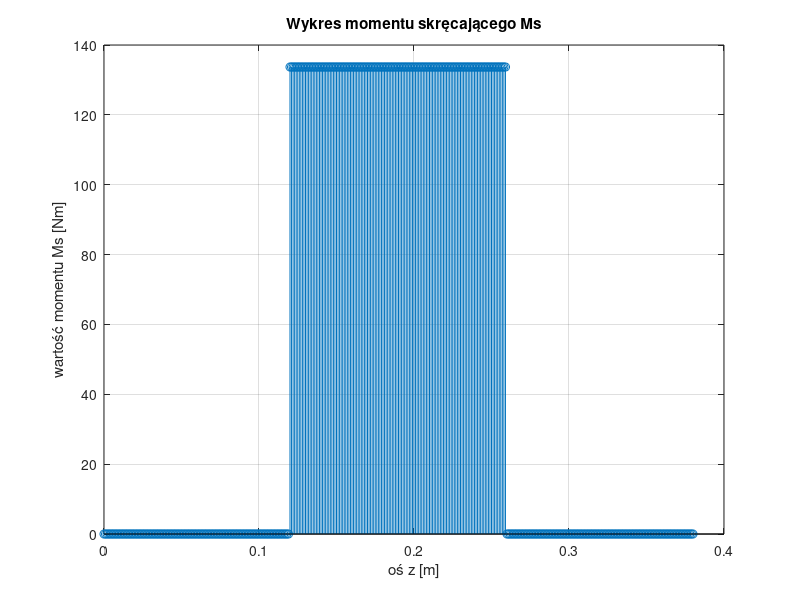
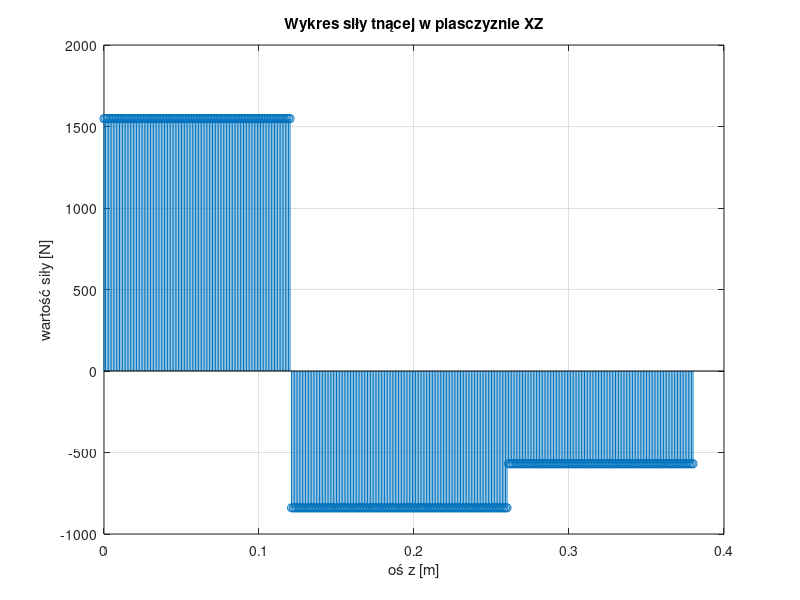
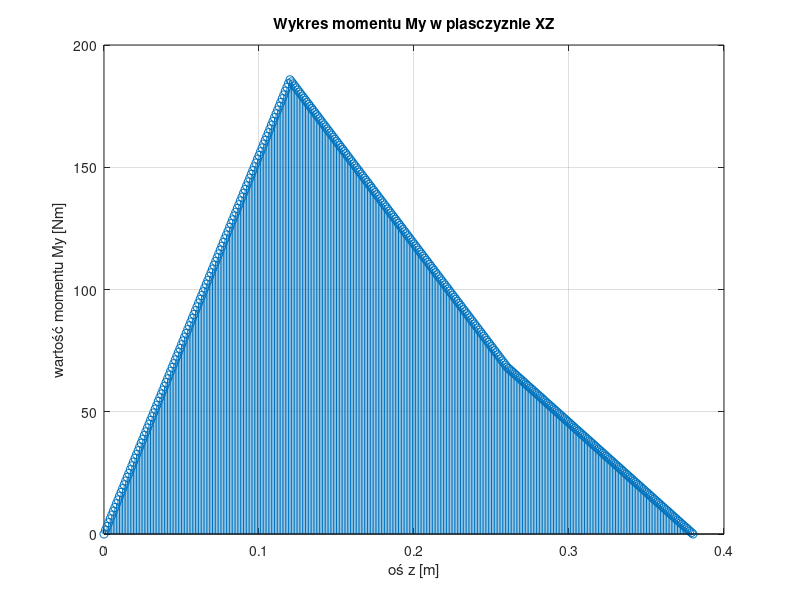
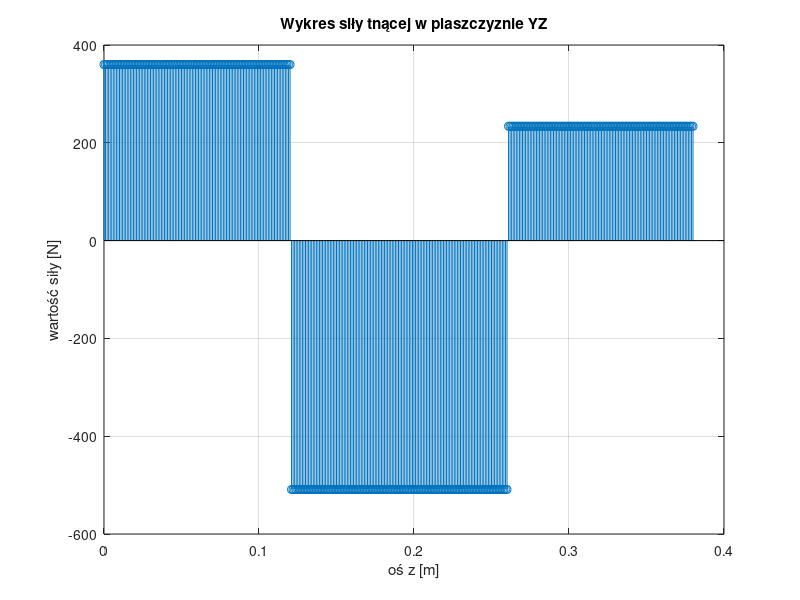

These figures' MATLAB source, in order:
clc
close all
clear all
%% dane
N=14;
a=0.12;
b=0.14;
c=0.12;
n=1000;
m=0.008;
z1=14;
z2=45;
beta=0;
alfa=20;
odAdoB=0:0.001:a;
odBdoC=a+0.001:0.001:a+b;
odCdoD=a+b+0.001:0.001:a+b+c;
x=0:0.001:a+b+c;
%% moment skrecajacy
Ms_pomiedzy=9550*N/n;
for o1=1:length(odAdoB)-1
    Ms1(o1)=0
    o1=o1+1
end
for o2=1:length(odBdoC)
    Ms2(o2)=Ms_pomiedzy
    o2=o2+1
end
for o3=1:length(odCdoD)+1
    Ms3(o3)=0
    o3=o3+1
end
Ms=[Ms1 Ms2 Ms3]
figure(1)
stem(x, Ms)
title('Wykres momentu skręcającego Ms')
xlabel('oś z [m]'), ylabel('wartość momentu Ms [Nm]')
grid on

%% srednice
d1=z1*m/cosd(beta);
d2=z2*m/cosd(beta);
%% sily obwodowe
F1x=2*Ms_pomiedzy/d1;
F2y=2*Ms_pomiedzy/d2;

%% sily promieniowe
F1y=F1x*tand(alfa)/cosd(beta);
F2x=F2y*tand(alfa)/cosd(beta);

%% sily osiowe
F1=F1x*tand(beta);
F2=F2y*tand(beta);

%% rekacje w XZ
Vd=(F1x*a-F2x*(a+b))/(a+b+c);
Va=F1x-Vd-F2x;

%% wykresy XZ
My1=Va.*odAdoB;
My2=Va.*odBdoC-F1x.*(odBdoC-a);
My3=Vd.*(a+b+c-odCdoD);
for i1=1:length(odAdoB)
    T1(i1)=Va
    i1=i1+1
end
for i2=1:length(odBdoC)
    T2(i2)=Va-F1x
    i2=i2+1
end
for i3=1:length(odCdoD)
    T3(i3)=-Vd
    i3=i3+1
end
T=[T1 T2 T3];
My=[My1 My2 My3];
figure(2)
stem(x,T)
title('Wykres siły tnącej w plasczyznie XZ')
xlabel('oś z [m]'), ylabel('wartość siły [N]')
grid on
figure(3)
stem(x, My)
title('Wykres momentu My w plasczyznie XZ')
xlabel('oś z [m]'), ylabel('wartość momentu My [Nm]')
grid on
%% reakcje w YZ
Vd1=(F1y*a-F2y*(a+b))/(a+b+c);
Va1=F1y-F2y-Vd1;

%% wykresy w YZ
Mx1=Va1*odAdoB;
Mx2=Va1*odBdoC-F1y*(odBdoC-a);
Mx3=Vd1*(a+b+c-odCdoD);
for i11=1:length(odAdoB)
    T11(i11)=Va1
    i11=i11+1
end
for i21=1:length(odBdoC)
    T21(i21)=Va1-F1y
    i21=i21+1
end
for i31=1:length(odCdoD)
    T31(i31)=-Vd1
    i31=i31+1
end
T1=[T11 T21 T31];
Mx=[Mx1 Mx2 Mx3];
figure(4)
stem(x,T1)
title('Wykres siły tnącej w plaszczyznie YZ')
xlabel('oś z [m]'), ylabel('wartość siły [N]')
grid on
figure(5)
stem(x, Mx)
title('Wykres momentu Mx w plaszczyznie YZ')
xlabel('oś z [m]'), ylabel('wartość momentu Mx [Nm]')
grid on
%% moment gnacy
for i4=1:length(x)
    Mg(i4)=sqrt(My(i4).^2+Mx(i4).^2)
    i4=i4+1
end
figure(6)
stem(x,Mg)
title('Wykres momentu gnącego')
xlabel("Oś z [m]"), ylabel('Wartość momentu Mg [Nm]')
grid on
%% moment zredukowany
for i5=1:length(x)
    Mzr(i5)=sqrt(Mg(i5).^2+3/4.*Ms(i5).^2)
    i5=i5+1
end
figure(7)
stem(x,Mzr)
title('Wykres momentu zredukowanego')
xlabel("Oś z [m]"), ylabel('Wartość momentu Mzr [Nm]')
grid on
%% srednica
kg=175*10^6;
bezp=2;
d=((32*Mzr*bezp)/(pi*kg)).^(1/3)
figure(8)
plot(x,d*1000)
hold on
title('Wykres teoretyczny średnicy wału')
xlabel("Oś z [m]"), ylabel('Wartość średnicy [mm]')
grid on
% srednica z naddatkiem
wieksze_d=d*1.15;
plot(x,wieksze_d*1000)
%ksztaltowanie
for i=1:60
    ksztaltowanie1(i)=30
    i=i+1
end
for i=1:120
    ksztaltowanie2(i)=38
    i=i+1
end
for i=1:15
    ksztaltowanie3(i)=42
    i=i+1
end
for i=1:35
    ksztaltowanie4(i)=38
    i=i+1
end
for i=1:80
    ksztaltowanie5(i)=35
    i=i+1
end
for i=1:71
    ksztaltowanie6(i)=30
    i=i+1
end
ksztaltowanie=[ksztaltowanie1 ksztaltowanie2 ksztaltowanie3 ksztaltowanie4 ksztaltowanie5 ksztaltowanie6]
plot(x,ksztaltowanie)
legend('średnica teoretyczna', 'średnica z naddatkiem 15%', 'wstępny zarys wału ukształtowanego')
hold off, xlim([0 0.38])
%% dobór łożysk
Lh=10000; %zywotnosc lozysk
Ra=sqrt(Va^2+Va1^2);
Rd=sqrt(Vd^2+Vd1^2);
p=3;
Ca=Ra*(Lh*60*n/10^6)^(1/p)
Cd=Rd*(Lh*60*n/10^6)^(1/p)
%% ugiecie
modul_younga=210*10^9;
d_niebezpieczne=0.04;
I=(pi*d_niebezpieczne^4)/64;

CYZ=(1/(a+b+c))*(F1y*(((b+c)^3)/6)-Va1*(((a+b+c)^3)/6)-F2y*(c^3/6))

for k1=1:length(odAdoB)
    w1(k1)=(-1/(modul_younga*I))*(Va1*(odAdoB(k1))^3/6+CYZ*(odAdoB(k1)));
    k1=k1+1;
end
for k2=1:length(odBdoC)
    w2(k2)=(-1/(modul_younga*I))*(Va1*(odBdoC(k2))^3/6-F1y*(odBdoC(k2)-a)^3/6+CYZ*(odBdoC(k2)));
    k2=k2+1;
end
for k3=1:length(odCdoD)
    w3(k3)=(-1/(modul_younga*I))*(Va1*(odCdoD(k3))^3/6-F1y*(odCdoD(k3)-a)^3/6+F2y*(odCdoD(k3)-a-b)^3/6+CYZ*(odCdoD(k3)));
    k3=k3+1;
end
wYZ=[w1 w2 w3]*1000;

CXZ=(1/(a+b+c))*(F1x*(((b+c)^3)/6)-Va*(((a+b+c)^3)/6)-F2x*(c^3/6))

for k1=1:length(odAdoB)
    w11(k1)=(-1/(modul_younga*I))*(Va*(odAdoB(k1))^3/6+CXZ*(odAdoB(k1)));
    k1=k1+1;
end
for k2=1:length(odBdoC)
    w21(k2)=(-1/(modul_younga*I))*(Va*(odBdoC(k2))^3/6-F1x*(odBdoC(k2)-a)^3/6+CXZ*(odBdoC(k2)));
    k2=k2+1;
end
for k3=1:length(odCdoD)
    w31(k3)=(-1/(modul_younga*I))*(Va*(odCdoD(k3))^3/6-F1x*(odCdoD(k3)-a)^3/6+F2x*(odCdoD(k3)-a-b)^3/6+CXZ*(odCdoD(k3)));
    k3=k3+1;
end
wXZ=[w11 w21 w31]*1000;
figure
subplot(2,1,1)
plot(x,wYZ)
title('Ugięcie dla najbardziej niebezpiecznego przekroju wału w płaszczyźnie YZ')
ylabel('Wartość ugięcia [mm]')
xlabel('Oś z [m]')
grid on
subplot(2,1,2)
plot(x,wXZ)
title('Ugięcie dla najbardziej niebezpiecznego przekroju wału w płaszczyźnie XZ')
ylabel('Wartość ugięcia [mm]')
xlabel('Oś z [m]')
grid on
%% wpusty
l0=(4*Ms_pomiedzy)/(0.009*0.048*1*118*10^6)
%% kat skrecenia
modul_kirchoffa=8.1*10^10;
d1=0.04;
d2=0.045;
d3=0.048;
d4=0.052;
I1=(pi*d1^4)/64;
I2=(pi*d2^4)/64;
I3=(pi*d3^4)/64;
I4=(pi*d4^4)/64;
for k=1:60
    I_kat1(k)=I1
    k+1
end
for k=1:120
    I_kat2(k)=I3
    k+1
end
for k=1:15
    I_kat3(k)=I4
    k+1
end
for k=1:35
    I_kat4(k)=I3
    k+1
end
for k=1:80
    I_kat5(k)=I2
    k+1
end
for k=1:71
    I_kat6(k)=I1
    k+1
end
I_kat=[I_kat1 I_kat2 I_kat3 I_kat4 I_kat5 I_kat6]
for k=1:381
    kat_skrecenia(k)=(Ms(k))/(modul_kirchoffa*I_kat(k))
    k=k+1
end
figure
plot(x,kat_skrecenia)
xlabel("Oś z [m]")
ylabel('Wartość kątu skręcenia na jednostkę długości wału')
title('Wartości kątu skręcenia')
%% ugiecie wypadkowe w B i C
wB=sqrt(wXZ(121)^2+wYZ(121)^2);
wC=sqrt(wXZ(261)^2+wYZ(261)^2);
%% ugiecie gdy przylozymy ciezar tarcz tarcze
Fg1=45.196;
Fg2=399.3;
d_niebezpieczne=0.04;
I=(pi*d_niebezpieczne^4)/64;

CYZciezar=(1/(a+b+c))*((F1y+Fg1)*(((b+c)^3)/6)-Va1*(((a+b+c)^3)/6)-(F2y+Fg2)*(c^3/6))

for k1=1:length(odAdoB)
    w1ciezar(k1)=(-1/(modul_younga*I))*(Va1*(odAdoB(k1))^3/6+CYZciezar*(odAdoB(k1)));
    k1=k1+1;
end
for k2=1:length(odBdoC)
    w2ciezar(k2)=(-1/(modul_younga*I))*(Va1*(odBdoC(k2))^3/6-(F1y+Fg1)*(odBdoC(k2)-a)^3/6+CYZciezar*(odBdoC(k2)));
    k2=k2+1;
end
for k3=1:length(odCdoD)
    w3ciezar(k3)=(-1/(modul_younga*I))*(Va1*(odCdoD(k3))^3/6-(F1y+Fg1)*(odCdoD(k3)-a)^3/6+(F2y+Fg2)*(odCdoD(k3)-a-b)^3/6+CYZciezar*(odCdoD(k3)));
    k3=k3+1;
end
wYZciezar=[w1ciezar w2ciezar w3ciezar]*1000;

CXZciezar=(1/(a+b+c))*(F1x*(((b+c)^3)/6)-Va*(((a+b+c)^3)/6)-F2x*(c^3/6))

for k1=1:length(odAdoB)
    w11ciezar(k1)=(-1/(modul_younga*I))*(Va*(odAdoB(k1))^3/6+CXZciezar*(odAdoB(k1)));
    k1=k1+1;
end
for k2=1:length(odBdoC)
    w21ciezar(k2)=(-1/(modul_younga*I))*(Va*(odBdoC(k2))^3/6-F1x*(odBdoC(k2)-a)^3/6+CXZciezar*(odBdoC(k2)));
    k2=k2+1;
end
for k3=1:length(odCdoD)
    w31ciezar(k3)=(-1/(modul_younga*I))*(Va*(odCdoD(k3))^3/6-F1x*(odCdoD(k3)-a)^3/6+F2x*(odCdoD(k3)-a-b)^3/6+CXZciezar*(odCdoD(k3)));
    k3=k3+1;
end
wXZciezar=[w11ciezar w21ciezar w31ciezar]*1000;
figure
subplot(2,1,1)
plot(x,wYZciezar)
title('Ugięcie dla najbardziej niebezpiecznego przekroju wału w płaszczyźnie YZ uwzględniając ciężar wału')
ylabel('Wartość ugięcia [mm]')
xlabel('Oś z [m]')
grid on
subplot(2,1,2)
plot(x,wXZciezar)
title('Ugięcie dla najbardziej niebezpiecznego przekroju wału w płaszczyźnie XZ uwzględniając ciężar wału')
ylabel('Wartość ugięcia [mm]')
xlabel('Oś z [m]')
grid on

wB_zciezarem=sqrt(wXZciezar(121)^2+wYZciezar(121)^2);
wC_zciezarem=sqrt(wXZciezar(261)^2+wYZciezar(261)^2);

%% krzywa Wohlera
